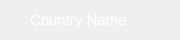
<?xml version="1.0" encoding="UTF-8"?>
<ui version="4.0">
 <class>TreeParentView</class>
 <widget class="QWidget" name="TreeParentView">
  <property name="geometry">
   <rect>
    <x>0</x>
    <y>0</y>
    <width>180</width>
    <height>40</height>
   </rect>
  </property>
  <property name="windowTitle">
   <string>OctoVault VPN</string>
  </property>
  <property name="styleSheet">
   <string notr="true"/>
  </property>
  <widget class="QLabel" name="lblParentImage">
   <property name="geometry">
    <rect>
     <x>0</x>
     <y>10</y>
     <width>20</width>
     <height>20</height>
    </rect>
   </property>
   <property name="text">
    <string/>
   </property>
   <property name="pixmap">
    <pixmap>:/img/images/icon_eti_gray.png</pixmap>
   </property>
   <property name="scaledContents">
    <bool>true</bool>
   </property>
  </widget>
  <widget class="QLabel" name="lblParentName">
   <property name="geometry">
    <rect>
     <x>30</x>
     <y>13</y>
     <width>110</width>
     <height>14</height>
    </rect>
   </property>
   <property name="font">
    <font>
     <pointsize>11</pointsize>
    </font>
   </property>
   <property name="styleSheet">
    <string notr="true">QLabel{
color: #FFFFFF;
}</string>
   </property>
   <property name="text">
    <string>Country Name</string>
   </property>
  </widget>
  <widget class="QLabel" name="lblParentArrow">
   <property name="geometry">
    <rect>
     <x>160</x>
     <y>15</y>
     <width>10</width>
     <height>10</height>
    </rect>
   </property>
   <property name="text">
    <string/>
   </property>
   <property name="pixmap">
    <pixmap resource="../assets/assets.qrc">:/img/images/icon_front_arrow_gray.png</pixmap>
   </property>
   <property name="scaledContents">
    <bool>true</bool>
   </property>
  </widget>
  <widget class="QLabel" name="lblParentSignal">
   <property name="geometry">
    <rect>
     <x>140</x>
     <y>15</y>
     <width>15</width>
     <height>10</height>
    </rect>
   </property>
   <property name="text">
    <string/>
   </property>
   <property name="pixmap">
    <pixmap resource="../assets/assets.qrc">:/img/images/icon_network_high.png</pixmap>
   </property>
   <property name="scaledContents">
    <bool>true</bool>
   </property>
  </widget>
 </widget>
 <resources>
  <include location="../assets/assets.qrc"/>
 </resources>
 <connections/>
</ui>
